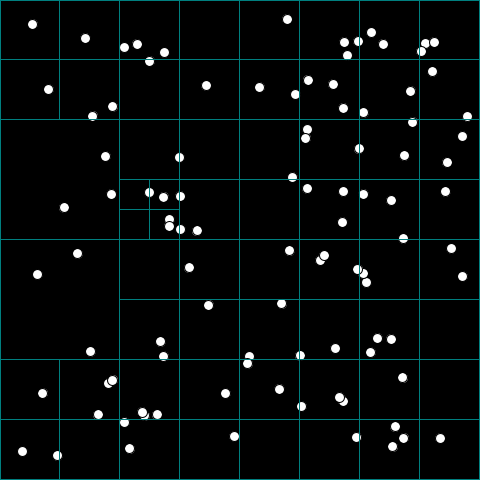
Frame 1 (no input)
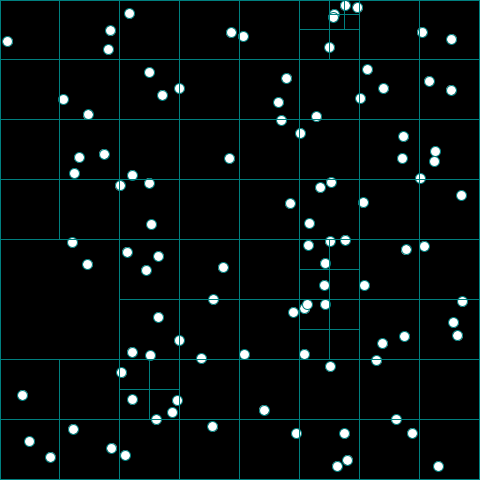
Frame 60 (the mouse pressed at the canvas centre just before this capture)
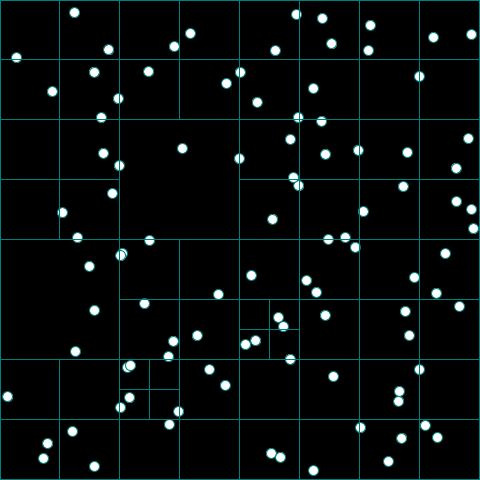
Frame 120 (the mouse held since frame 60 and released just before this capture)

The Processing sketch that drew these frames (run headless with seeded random() and noise(); from frame 60 on, the mouse is pressed at the canvas centre):

// Processing sketch: QuadTree
// ── QuadTree.pde
Psystem Ps;

void setup()
{
  size(480, 480);
  
  Ps = new Psystem();
}

void draw()
{
  background(0);
  
  Ps.render();
  noFill();
  stroke(0, 127, 127);
  qt(0, 0, width-1, height-1, Ps.part);
}

void qt(float x, float y, float w, float h, ArrayList <Particle> part)
{
  rect(x, y, w, h);
  
  ArrayList <Particle> contained = new ArrayList<Particle>();
  
  for (int i = 0; i < part.size(); i++)
  {
    float pX = part.get(i).pos.x;
    float pY = part.get(i).pos.y;
    float r = part.get(i).s/2;
    
    //Needs better cirlce intersection
    //so the particles can be in two or boxes at once.
    if (pX >= x && pX <= x + w && 
        pY >= y && pY <= y + h)
          contained.add(part.get(i));
          
  }
  
  if (contained.size() >= 4)
  {
    qt(x, y, w/2, h/2, contained);
    qt(x+w/2, y, w/2, h/2, contained);
    qt(x, y+h/2, w/2, h/2, contained);
    qt(x+w/2, y+h/2, w/2, h/2, contained);
    return;
  }
  
  for (int i = 0; i < contained.size(); i++)
     for (int u = 0; u < contained.size(); u++)
       if (contained.get(i).collision(contained.get(u)) && i != u)
       {
         contained.get(i).vel.mult(-1);
         contained.get(i).pos.add(contained.get(i).vel);
         
         contained.get(u).vel.mult(-1);
         contained.get(u).pos.add(contained.get(u).vel);
       }
}

// ── Particle.pde
class Particle
{
  PVector pos;
  PVector vel;
  float s;
  
 

  
  Particle(float x, float y)
  {
    pos = new PVector(x, y);
    vel = new PVector(random(-1, 1), random(-1, 1));
    s = 10;
  }
  
  void update()
  {
    pos.add(vel);
    
    walls();
  }
  
  boolean collision(Particle part)
  {
    float xDif = pos.x - part.pos.x;
    float yDif = pos.y - part.pos.y;
    float distance = (float)Math.sqrt(xDif * xDif + yDif * yDif);
    
    return distance <= s/2 + part.s/2;  
  }
  
  void walls()
  {
    if (pos.x - s/2 < 0 || pos.x + s/2 > width)
    {
      vel.x *= -1;
      pos.x += vel.x;
    }
  
    if (pos.y - s/2 < 0 || pos.y + s/2 > height)
    {
       vel.y *= -1;
       pos.y += vel.y;
    }
  }
  
  void render()
  {
    fill(255);
    circle(pos.x, pos.y, s); 
    
    update();
  }
}

// ── Psystem.pde
class Psystem
{
 ArrayList <Particle> part;
  
 Psystem()
 {
   part = new ArrayList<Particle>();
   
   for (int i = 0; i < 100; i++)
     part.add(new Particle(random(10, width-10),
                         random(10, height-10)));
 }
 
 void update()
 {
   for (int i = 0; i < part.size(); i++)
     for (int u = 0; u < part.size(); u++)
       if (part.get(i).collision(part.get(u)) && i != u)
       {
         part.get(i).vel.mult(-1);
         part.get(i).pos.add(part.get(i).vel);
         
         part.get(u).vel.mult(-1);
         part.get(u).pos.add(part.get(u).vel);
       }
 }
 
 void render()
 {
   for (Particle p : part)
     p.render();
     
   //update();
 }
}
